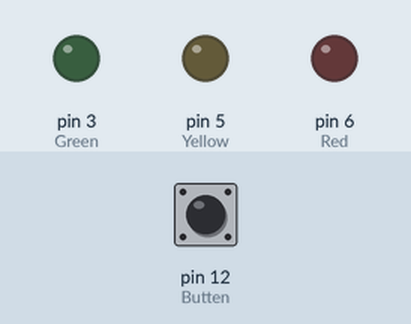
A sketch run on a simulated Arduino Uno, built with avr-gcc and run on an emulated ATmega328P. On the bench: output pins drawn as LEDs (lit = HIGH). The inputs (shaded band) are chosen by the test bench; at power-on: pin 12 (Butten) LOW.

Above: at 1.2 s.
1.3 s: pin 12 (Butten) pulled HIGH for 0.15 s
At 1.38 s:
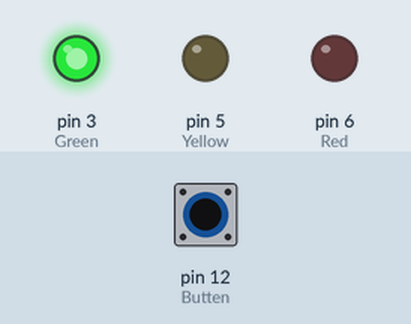
2.9 s: pin 12 (Butten) pulled HIGH for 3.2 s
At 7.2 s:
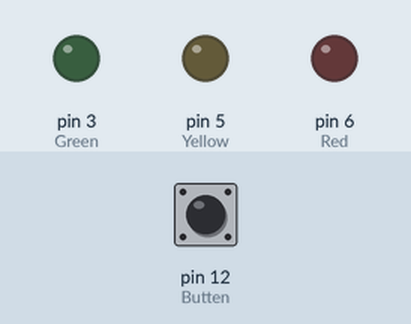
Timing chart, 0 to 8.7 s (numbered marks = the images above; inputs shaded):
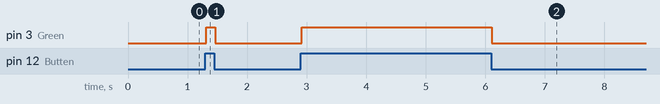

Measured:
- after the input at 1.3 s, pin 3 (Green): LOW → HIGH at once, → LOW 0.15 s later
- after the input at 2.9 s, pin 3 (Green): LOW → HIGH at once, → LOW 3.2 s later

The sketch:

Butten_control_LED.ino
```cpp
#define Green 3
#define Yellow 5
#define Red 6
#define Butten 12

void setup(){
  pinMode(Green,OUTPUT);
  pinMode(Yellow,OUTPUT);
  pinMode(Red,OUTPUT);
  pinMode(Butten,INPUT);
}

void loop(){
  if(digitalRead(Butten)==HIGH){
    delay(10);
    if(digitalRead(Butten)==HIGH){
      digitalWrite(Green,HIGH);
    }
  }
   if(digitalRead(Butten)==LOW){
    delay(10);
    if(digitalRead(Butten)==LOW){
      digitalWrite(Green,LOW);
    }
  }
}
```
